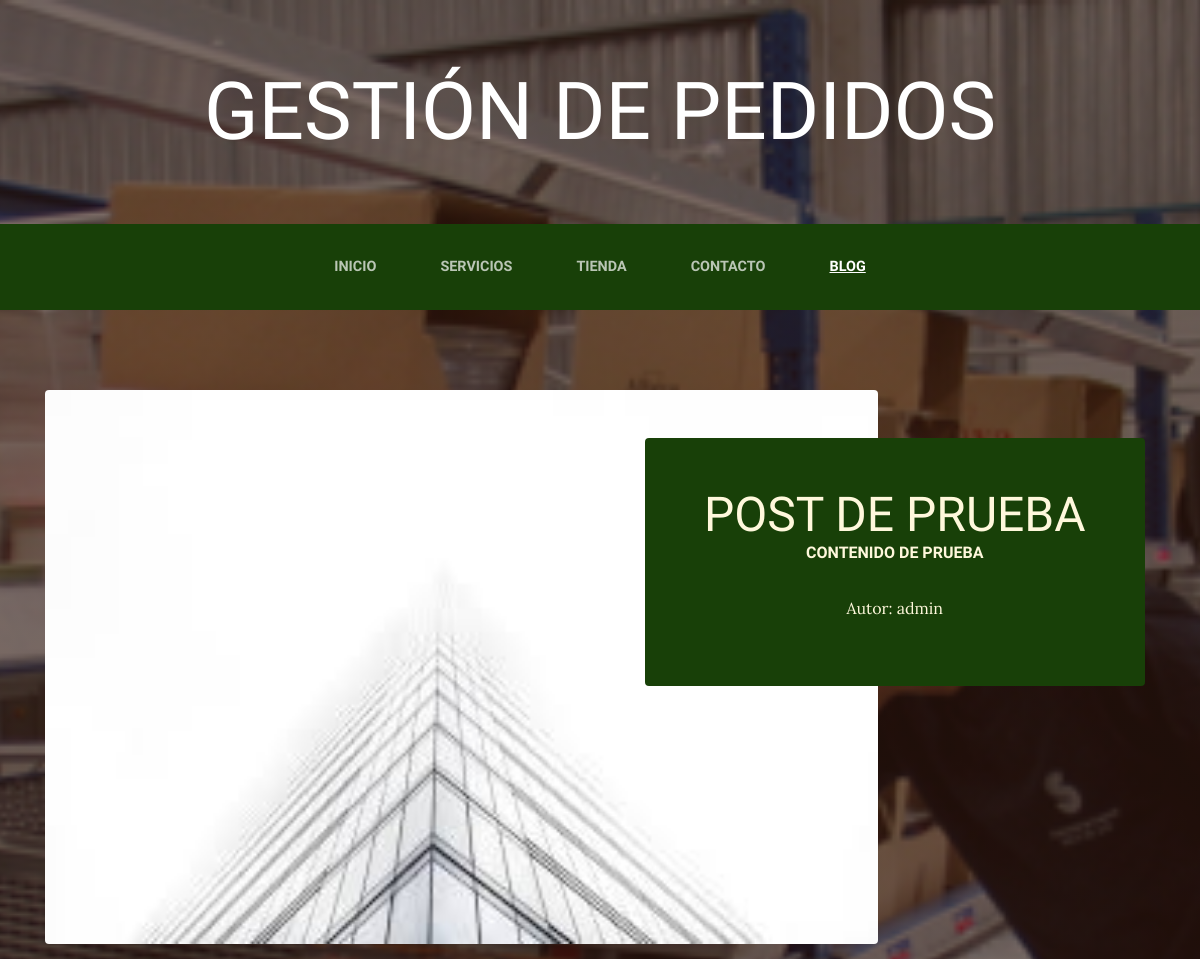
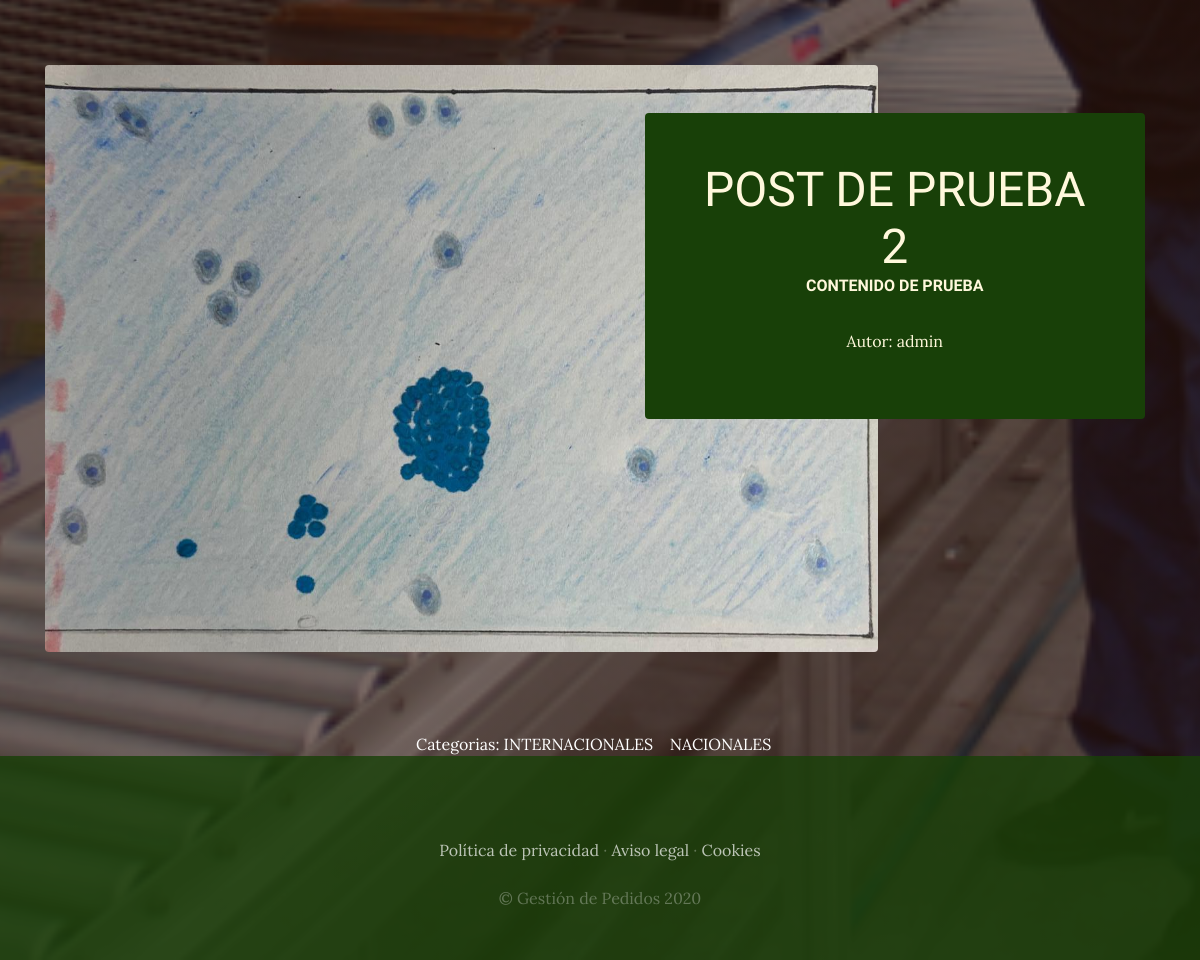
Screenshot of /blog/ with the database file from the repository (2 pictures, top to bottom).
### Blog/models.py (models this page shows, shortened)
class Post(models.Model):
    title = models.CharField(max_length= 50)
    image = models.ImageField(upload_to= 'blog', null = True, blank = True)
    content = models.TextField(max_length= 50)
    author = models.ForeignKey(User, on_delete= models.CASCADE)
    category = models.ManyToManyField(Category)
    created = models.DateTimeField(auto_now_add=True)
    updated = models.DateTimeField(auto_now_add=True)
    class Meta():
        verbose_name = 'post'
        verbose_name_plural = 'posts'

class Category(models.Model):
    name = models.CharField(max_length= 50)
    created = models.DateTimeField(auto_now_add=True)
    updated = models.DateTimeField(auto_now_add=True)
    class Meta():
        verbose_name = 'categoria'
        verbose_name_plural = 'categorias'

### Blog/views.py (the view)
# urls.py: path('', views.Blog, name='blog'),
def Blog(request):
    posts = Post.objects.all()
    categories = Category.objects.all()
    return render(request, 'blog/blog.html', {'posts':posts,'categories':categories})

### Shoppingcart/context_processor.py (called while the page is built)
def total_cart(request):
    total = 0
    if request.user.is_authenticated:
        for key, value in request.session['sh_cart'].items():
            total = total + (float(value['product_price'])*value['product_quantity'])
    return {'total_cart': total}

### Blog/templates/blog/blog.html
{% extends "ProjectWebApp/base.html"%}
{% load static  %}
{% block content %}
    {%for post in posts %}
        <section class="page-section clearfix">
            <div class="container">
            <div class="intro">
                    <img class="intro-img img-fluid mb-3 mb-lg-0 rounded" src="{{post.image.url}}" alt=" no encontrado">
                <div class="intro-text left-0 text-center bg-faded p-5 rounded">
                    <h2 class="section-heading mb-4" >
                        <span class="section-heading-lower">{{post.title}}</span>
                        <span class="section-heading-upper">{{post.content}}</span>
                    </h2>
                    <p>Autor: {{post.author}}</p>
                </div>
            </div>
            </div>
        </section>
    {% endfor %}
    <section>
        <div style="margin: auto; width:75%; color: #fff; text-align:center; ">
            Categorias:
                {%for categoria in categories %}
                <a class="section-ccc"  href="{%url 'category' categoria.id %}"  >{{categoria.name}}&nbsp &nbsp</a>
                {%endfor %}
        </div>
    </section>
{% endblock %}

### ProjectWebApp/static/ProjectWebApp/css/gestion.css (style rules this page uses)
body { font-family: 'Lora'; background: linear-gradient(rgba(47, 23, 15, 0.65), rgba(47, 23, 15, 0.65)), url("../img/bg_main.jpg"); background-attachment: fixed; background-position: center; background-size: cover; }
h1, h2, h3, h4, h5, h6 { font-family: 'Raleway'; }
p { line-height: 1.75; }
.page-section { margin-top: 5rem; margin-bottom: 5rem; }
.section-heading { text-transform: uppercase; }
.section-heading .section-heading-upper { display: block; font-size: 1rem; font-weight: 800; padding-bottom:.5rem; }
.section-heading .section-heading-lower { display: block; font-size: 3rem; font-weight: 100; }
.bg-faded { background-color: rgba(255, 255, 255, 0.85); }
.intro { position: relative; }
.section-ccc { text-transform: uppercase !important; color: white !important; }
@media (min-width: 992px) { .intro .intro-img { width: 75%; float: left; } }
@media (min-width: 992px) { .intro .intro-text { left: 600; width: 60%; margin-top: 3rem; background-color: rgba(24, 64, 8); color: cornsilk; position: absolute; } }
@media (min-width: 1200px) { .intro .intro-text { width: 45%; } }

### rows the page displays
Post: image (picture), title "POST DE PRUEBA", content "CONTENIDO DE PRUEBA", author "admin"
Post: image (picture), title "POST DE PRUEBA 2", content "CONTENIDO DE PRUEBA", author "admin"
Category: name "INTERNACIONALES"
Category: name "NACIONALES"
